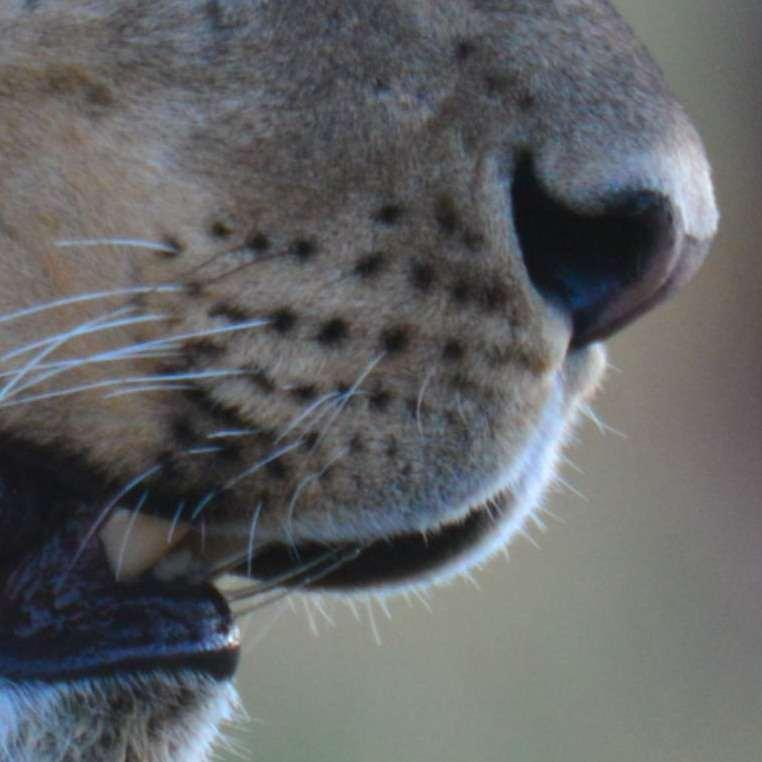
#> input picture data/whisker_images/31/114.jpg, 762 x 762 px
$ jupyter execute --allow-errors whisker.ipynb   (shell and % lines are left out)
#> lines starting #> are read from the running program, lines starting #| are printed output that depends on the picture
[cell 1]

import os
import cv2
import numpy as np
from matplotlib import pyplot as plt
from skimage.segmentation import clear_border
from skimage.measure import label, regionprops
from skimage.morphology import closing, square
from skimage.color import label2rgb

[cell 2]
basedir = 'data/whisker_images'
lion_id = '15'
lion_id2 = '31'
test_instances = range(23,31)
test_image = os.path.join(basedir, lion_id, str(np.random.choice(test_instances)) + '.jpg')
test_image2 = os.path.join(basedir, lion_id2, '114.jpg')

## Blur, normalize and convert to grayscale

[cell 3]
img = cv2.imread(test_image)
#> (the rest of this cell did not finish here and is left out)

[cell 4]
img2 = cv2.imread(test_image2)
#> img2 is the input picture: shape (762, 762, 3); mean B, G, R 100.8, 99, 97.7
median = cv2.medianBlur(img2,5)
gray2 = cv2.cvtColor(median, cv2.COLOR_BGR2GRAY)
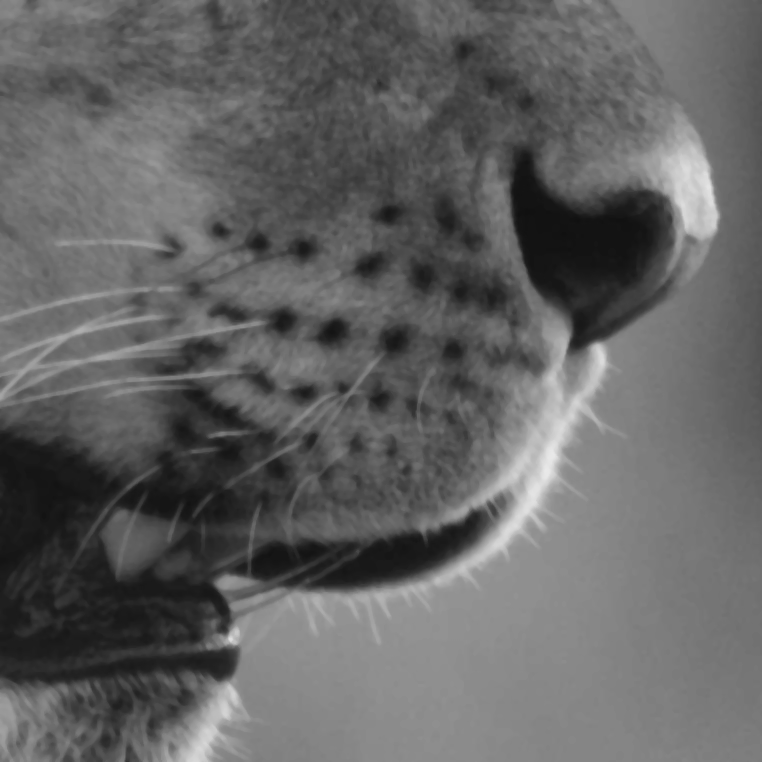
#> gray2: shape (762, 762); min 16, max 233, mean 98.8
norm2 = cv2.equalizeHist(gray2)
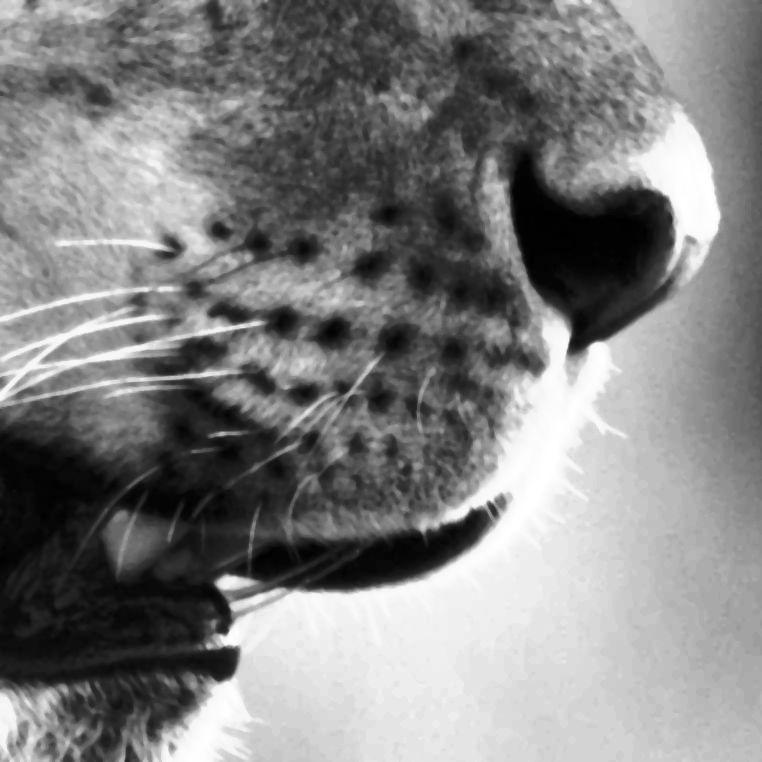
#> norm2: shape (762, 762); min 0, max 255, mean 128.6
plt.imshow(norm2, cmap='gray')
plt.show()

## Threshold whisker region

#> (a cell that did not finish here is left out)

[cell 6]
# clean up elements
kernel = np.ones((3,3),np.uint8)
#> (the rest of this cell did not finish here and is left out)

[cell 7]
kernel = np.ones((2,2),np.uint8)
#> (the rest of this cell did not finish here and is left out)

#> (a cell that did not finish here is left out)

## Binary mask to bounding boxes

[cell 9]
import matplotlib.patches as mpatches

# label image regions
#> (the rest of this cell did not finish here and is left out)

## Descriptors

### FAST detector

[cell 10]
# Initiate FAST object with default values
# TODO: reduce number of keypoints
fast = cv2.FastFeatureDetector_create(30)

# find and draw the keypoints
kp = fast.detect(img,None)
#> kp = ()
#> (the rest of this cell did not finish here and is left out)

### ORB descriptor

[cell 11]
orb = cv2.ORB_create(nfeatures=1000,scoreType=cv2.ORB_FAST_SCORE)
#> (the rest of this cell did not finish here and is left out)

## Descriptor matching

[cell 12]
MIN_MATCH_COUNT = 10

# find the keypoints and descriptors with ORB
kp1, des1 = orb.detectAndCompute(img,None)
#> kp1 = (); des1 = None
kp2, des2 = orb.detectAndCompute(img2,None)
#> kp2 = 905 keypoints; strongest (x, y, size): (230, 639, 53.6), (222, 580, 111.1), (598, 348, 111.1), (229, 638, 111.1)

# create BFMatcher object
bf = cv2.BFMatcher(cv2.NORM_HAMMING, crossCheck=True)

# Match descriptors.
matches = bf.match(des1,des2)
#> matches = ()

# Sort them in the order of their distance.
matches = sorted(matches, key = lambda x:x.distance)
#> matches = []

# Draw first 10 matches.
#> (the rest of this cell did not finish here and is left out)

$ run again, with data/whisker_images/31/112.jpg copied over data/whisker_images/31/114.jpg
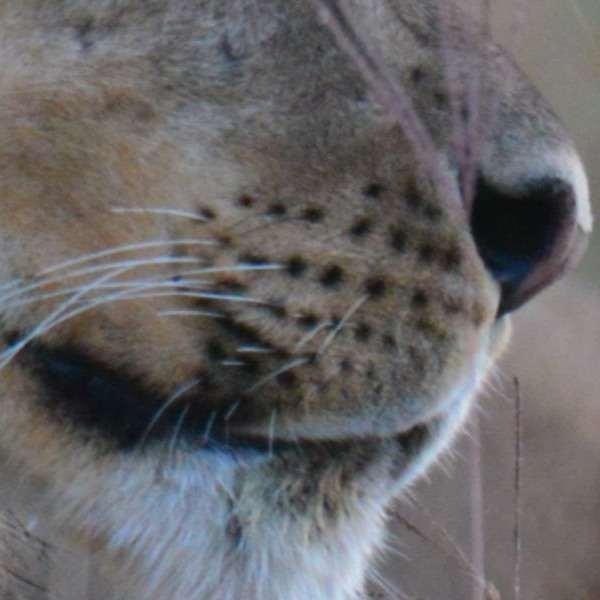
#> input picture data/whisker_images/31/112.jpg, 600 x 600 px
#> img2 is the input picture: shape (600, 600, 3); mean B, G, R 103.7, 101.8, 104.2
#> `gray2 = cv2.cvtColor(median, cv2.COLOR_BGR2GRAY)`:
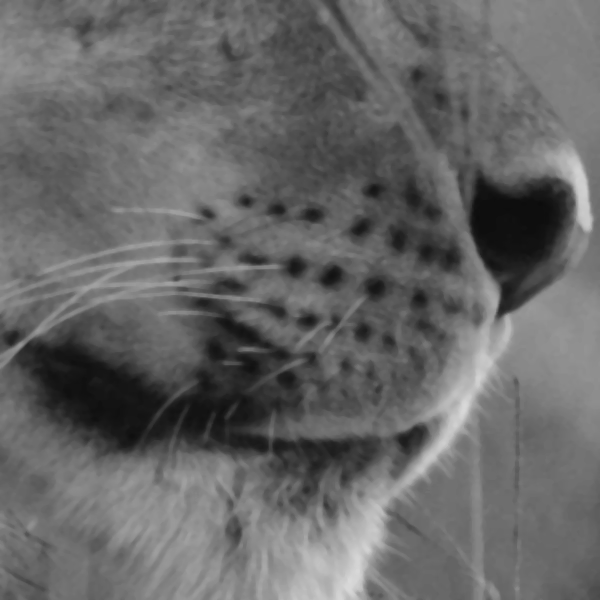
#> gray2: shape (600, 600); min 12, max 217, mean 102.8
#> `norm2 = cv2.equalizeHist(gray2)`:
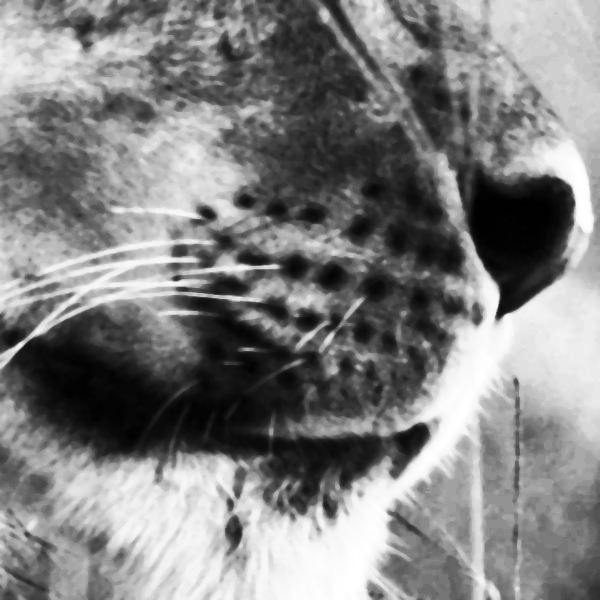
#> norm2: shape (600, 600); min 0, max 255, mean 128.8
#> kp = ()
#> des1 = None
#> kp2 = 770 keypoints; strongest (x, y, size): (499, 314, 92.6), (498, 314, 77.1), (419, 430, 111.1), (312, 319, 111.1)
#> `matches = bf.match(des1,des2)`: matches = ()
#> `matches = sorted(matches, key = lambda x:x.distance)`: matches = []

$ run again, with data/whisker_images/31/113.jpg copied over data/whisker_images/31/114.jpg
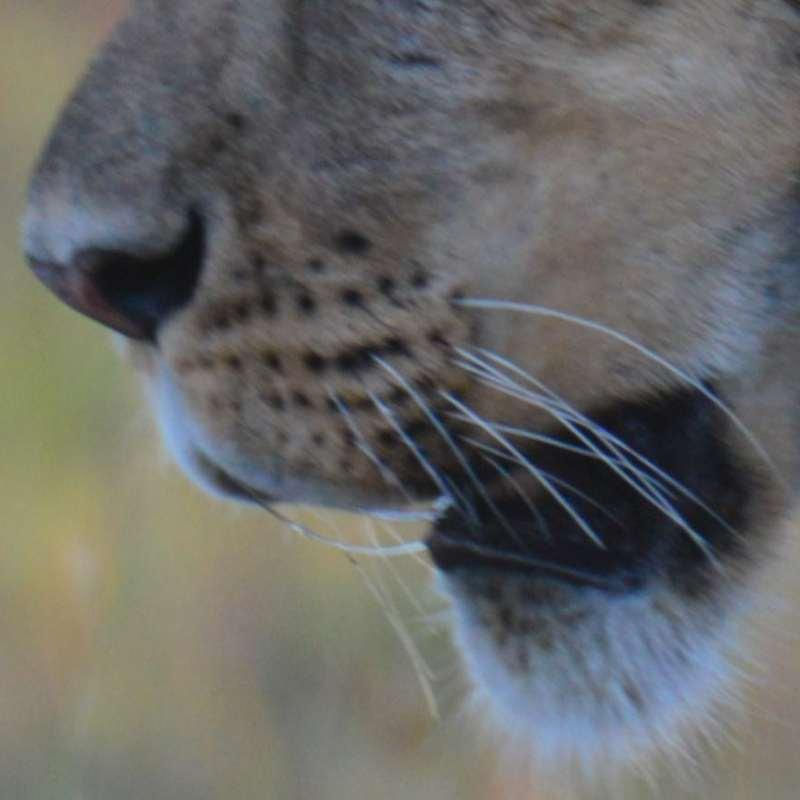
#> input picture data/whisker_images/31/113.jpg, 800 x 800 px
#> img2 is the input picture: shape (800, 800, 3); mean B, G, R 103.6, 105.3, 105.2
#> `gray2 = cv2.cvtColor(median, cv2.COLOR_BGR2GRAY)`:
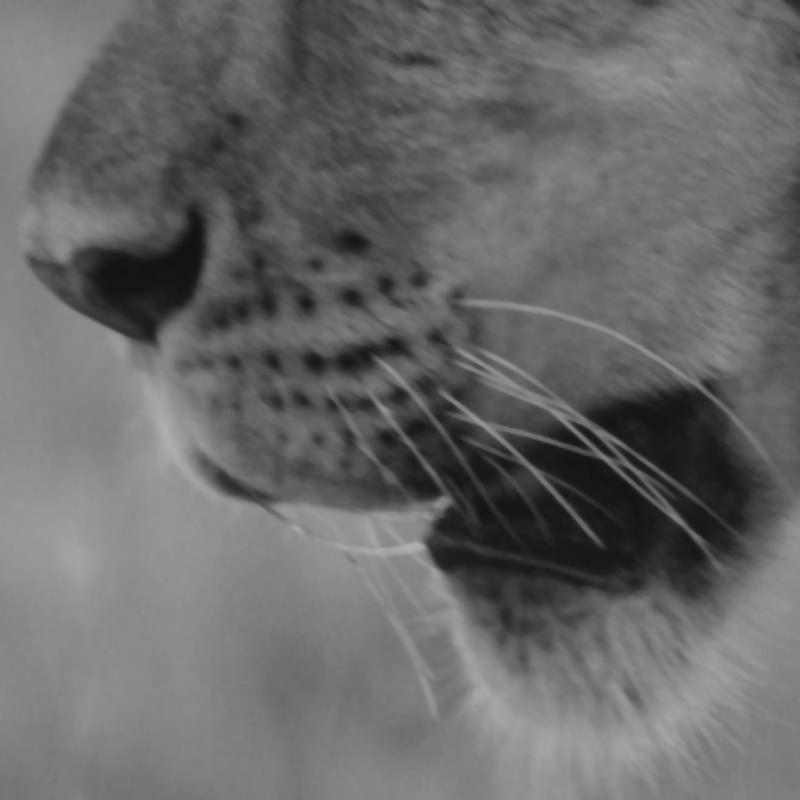
#> gray2: shape (800, 800); min 17, max 176, mean 105.1
#> `norm2 = cv2.equalizeHist(gray2)`:
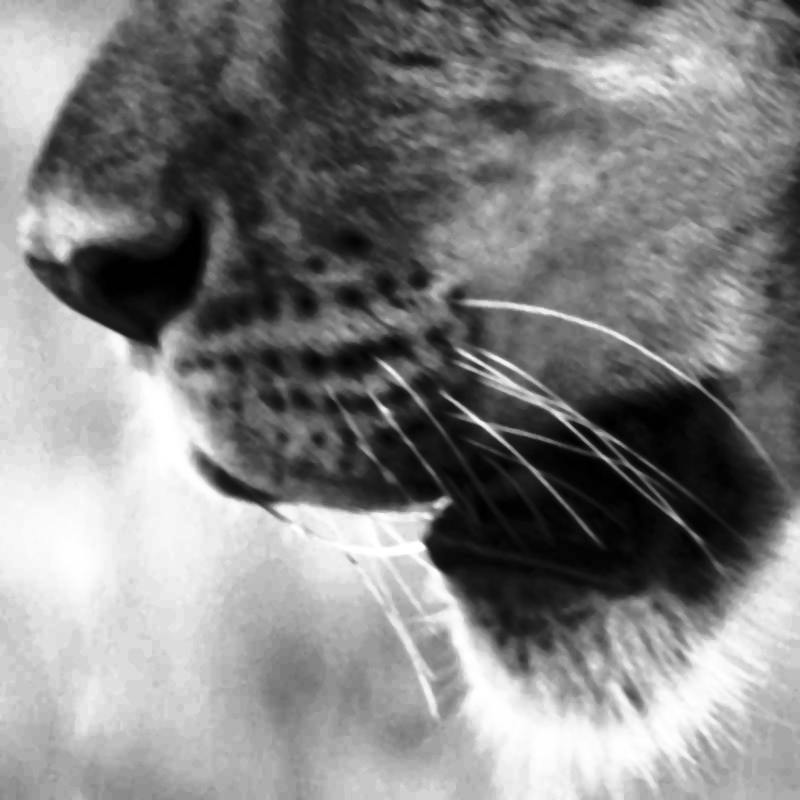
#> norm2: shape (800, 800); min 0, max 255, mean 128.8
#> kp = ()
#> des1 = None
#> kp2 = 394 keypoints; strongest (x, y, size): (444, 498, 111.1), (576, 424, 92.6), (448, 502, 92.6), (577, 426, 77.1)
#> `matches = bf.match(des1,des2)`: matches = ()
#> `matches = sorted(matches, key = lambda x:x.distance)`: matches = []

$ run again, with data/whisker_images/31/115.jpg copied over data/whisker_images/31/114.jpg
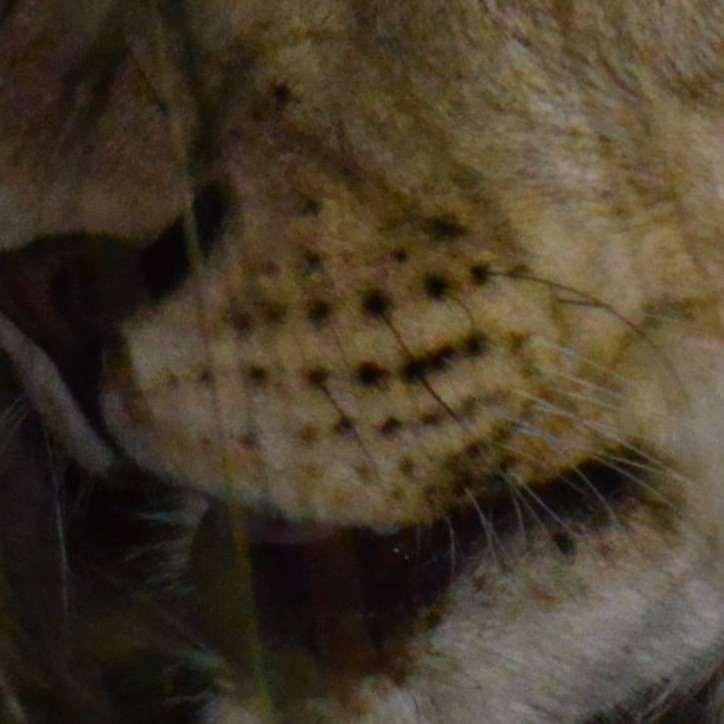
#> input picture data/whisker_images/31/115.jpg, 724 x 724 px
#> img2 is the input picture: shape (724, 724, 3); mean B, G, R 43.1, 60.3, 73
#> `gray2 = cv2.cvtColor(median, cv2.COLOR_BGR2GRAY)`:
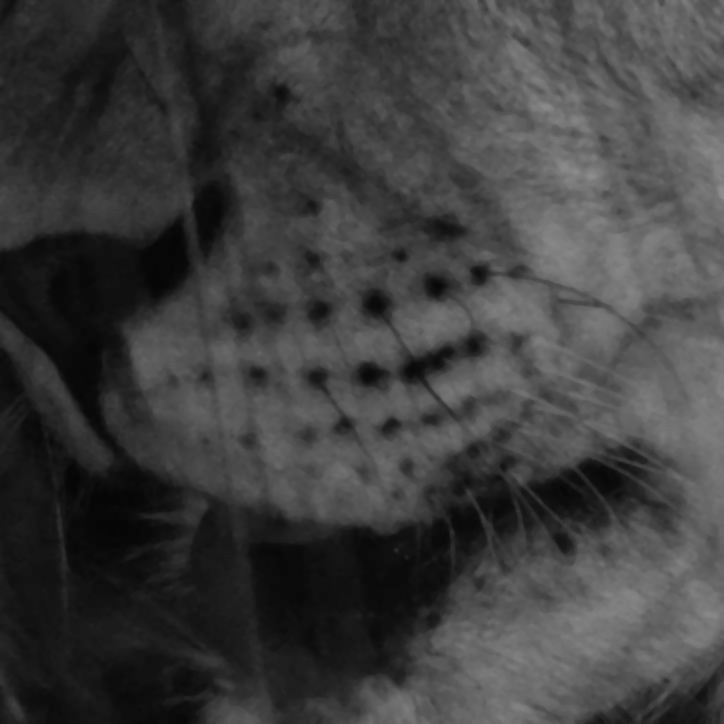
#> gray2: shape (724, 724); min 5, max 142, mean 62.1
#> `norm2 = cv2.equalizeHist(gray2)`:
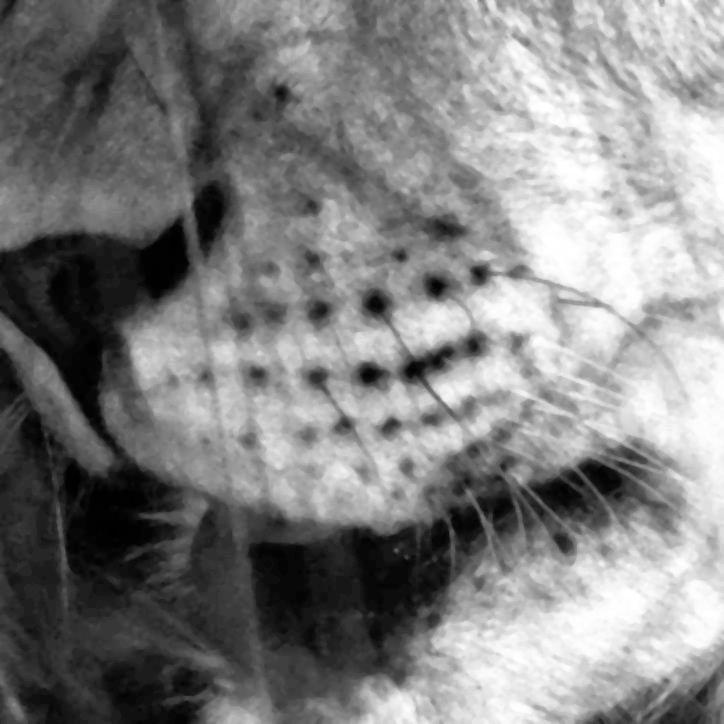
#> norm2: shape (724, 724); min 0, max 255, mean 128.6
#> kp = ()
#> des1 = None
#> kp2 = 240 keypoints; strongest (x, y, size): (396, 550, 53.6), (395, 550, 37.2), (477, 269, 111.1), (477, 276, 111.1)
#> `matches = bf.match(des1,des2)`: matches = ()
#> `matches = sorted(matches, key = lambda x:x.distance)`: matches = []
